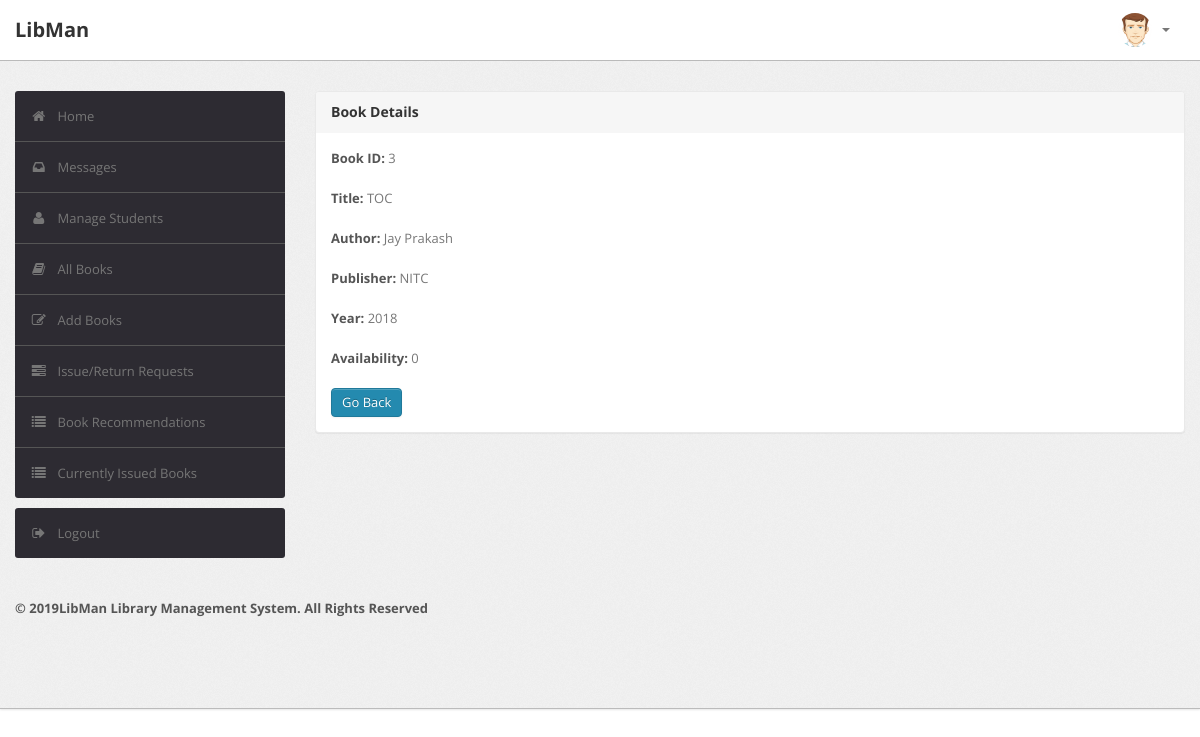
Page /admin/bookdetails.php?id=3 (signed in) on the committed database.
### tables this page shows
CREATE TABLE `book` (
  `BookId` int(10) NOT NULL,
  `Title` varchar(50) DEFAULT NULL,
  `Publisher` varchar(50) DEFAULT NULL,
  `Year` varchar(50) DEFAULT NULL,
  `Availability` int(5) DEFAULT NULL
);

CREATE TABLE `author` (
  `BookId` int(10) NOT NULL,
  `Author` varchar(50) NOT NULL,
  PRIMARY KEY (`BookId`,`Author`),
  CONSTRAINT `author_ibfk_1` FOREIGN KEY (`BookId`) REFERENCES `book` (`BookId`)
);

### admin/bookdetails.php (the view, shortened to what this page needs)
<?php
require('dbconn.php');
?>
<?php
if ($_SESSION['RollNo']) {
    ?>
<!DOCTYPE html>
<html lang="en">
    <head>
        <link type="text/css" href="bootstrap/css/bootstrap.min.css" rel="stylesheet">
        <link type="text/css" href="bootstrap/css/bootstrap-responsive.min.css" rel="stylesheet">
        <link type="text/css" href="css/theme.css" rel="stylesheet">
        <link type="text/css" href="images/icons/css/font-awesome.css" rel="stylesheet">
    </head>
    <body>
        <div class="navbar navbar-fixed-top">
            <div class="navbar-inner">
                <div class="container">
                        <a class="brand" href="index.php">LibMan </a>
                    <div class="nav-collapse collapse navbar-inverse-collapse">
                        <ul class="nav pull-right">
                            <li class="nav-user dropdown"><a href="#" class="dropdown-toggle" data-toggle="dropdown">
                                <img src="images/user.png" class="nav-avatar" />
                                <b class="caret"></b></a>
                            </li>
                        </ul>
                    </div>
                </div>
            </div>
        </div>
        <div class="wrapper">
            <div class="container">
                <div class="row">
                    <div class="span3">
                        <div class="sidebar">
                            <ul class="widget widget-menu unstyled">
                                <li class="active"><a href="index.php"><i class="menu-icon icon-home"></i>Home
                                </a></li>
                                 <li><a href="message.php"><i class="menu-icon icon-inbox"></i>Messages</a>
                                </li>
                                <li><a href="student.php"><i class="menu-icon icon-user"></i>Manage Students </a>
                                </li>
                                <li><a href="book.php"><i class="menu-icon icon-book"></i>All Books </a></li>
                                <li><a href="addbook.php"><i class="menu-icon icon-edit"></i>Add Books </a></li>
                                <li><a href="requests.php"><i class="menu-icon icon-tasks"></i>Issue/Return Requests </a></li>
                                <li><a href="recommendations.php"><i class="menu-icon icon-list"></i>Book Recommendations </a></li>
                                <li><a href="current.php"><i class="menu-icon icon-list"></i>Currently Issued Books </a></li>
                            </ul>
                            <ul class="widget widget-menu unstyled">
                                <li><a href="logout.php"><i class="menu-icon icon-signout"></i>Logout </a></li>
                            </ul>
                        </div>
                    </div>
                    <div class="span9">
                        <div class="content">
                        <div class="module">
                            <div class="module-head">
                                <h3>Book Details</h3>
                            </div>
                            <div class="module-body">
                        <?php
                            $x=$_GET['id'];
                            $sql="select * from LMS.book where BookId='$x'";
                            $result=$conn->query($sql);
                            $row=$result->fetch_assoc();
                                $bookid=$row['BookId'];
                                $name=$row['Title'];
                                $publisher=$row['Publisher'];
                                $year=$row['Year'];
                                $avail=$row['Availability'];
                                echo "<b>Book ID:</b> ".$bookid."<br><br>";
                                echo "<b>Title:</b> ".$name."<br><br>";
                                $sql1="select * from LMS.author where BookId='$bookid'";
                                $result=$conn->query($sql1);
                                echo "<b>Author:</b> ";
                                while($row1=$result->fetch_assoc())
                                {
                                    echo $row1['Author']."&nbsp;";
                                }
                                echo "<br><br>";
                                echo "<b>Publisher:</b> ".$publisher."<br><br>";
                                echo "<b>Year:</b> ".$year."<br><br>";
                                echo "<b>Availability:</b> ".$avail."<br><br>";
                            ?>
                        <a href="book.php" class="btn btn-primary">Go Back</a>
                               </div>
                           </div>
                            </div>
                </div>
            </div>
        </div>
<div class="footer">
            <div class="container">
                <b class="copyright">&copy; 2019LibMan Library Management System. All Rights Reserved
            </div>
        </div>
    </body>
</html>
<?php }
else {
    echo "<script type='text/javascript'>alert('Access Denied!!!')</script>";
} ?>

### admin/css/theme.css (style rules this page uses)
body { font-size: 13px; font-family: 'Open Sans', Arial, sans-serif; background: #fff; color: #777 }
h1, h2, h3, h4, h5, h6 { color: #333; margin-top: 0 }
h3 { font-size: 20px }
strong, b { color: #555 }
.wrapper { background: url(../images/bg.png) #eee; border-bottom: 1px solid #bbb; -webkit-box-shadow: 0 1px 2px rgba(0,0,0,0.1); -moz-box-shadow: 0 1px 2px rgba(0,0,0,0.1); box-shadow: 0 1px 2px rgba(0,0,0,0.1); padding: 30px 0 }
.footer { color: #999; padding: 30px 0 60px }
body [class^="icon-"], body [class*=" icon-"] { font-size: 14px; line-height: 20px; height: 20px }
.module { background: #fff; -webkit-border-radius: 3px; -moz-border-radius: 3px; border-radius: 3px; border: 1px solid #ccc; border-bottom-color: #bbb; -webkit-box-shadow: 0 0 1px rgba(0,0,0,0.2); -moz-box-shadow: 0 0 1px rgba(0,0,0,0.2); box-shadow: 0 0 1px rgba(0,0,0,0.2); margin-bottom: 30px }
.navbar { position: static!important; margin: 0!important }
.navbar .navbar-inner { background: #fff; border-bottom: 1px solid #bbb; -webkit-box-shadow: 0 1px 2px rgba(0,0,0,0.15); -moz-box-shadow: 0 1px 2px rgba(0,0,0,0.15); box-shadow: 0 1px 2px rgba(0,0,0,0.15) }
.navbar .brand { color: #333; font-weight: bold; font-size: 20px; margin-right: 20px; padding: 20px }
.navbar .nav>li>a { padding: 20px 15px; font-weight: bold; color: #777 }
.nav-user>a { height: 20px }
.nav-avatar { width: 34px; height: 34px; margin: -7px 5px 0 0; -webkit-border-radius: 50%; -moz-border-radius: 50%; border-radius: 50% }
.btn, .btn-box { -webkit-border-radius: 3px; -moz-border-radius: 3px; border-radius: 3px }
.btn { font-size: 13px; font-weight: 600 }
.btn { display: inline-block; margin-bottom: 0; font-weight: 400; text-align: center; vertical-align: middle; cursor: pointer; background-image: none; border: 1px solid transparent; white-space: nowrap; padding: 4px 10px; font-size: 13px; line-height: 1.42857; border-radius: 4px; -webkit-user-select: none; -moz-user-select: none; -ms-user-select: none; user-select: none }
.btn-primary { color: #fff; background-color: #248aaf; border-color: #20799a }
.widget-menu { background: #fff; -webkit-border-radius: 3px; -moz-border-radius: 3px; border-radius: 3px; overflow: hidden }
.widget-menu a { color: #555; display: block; line-height: 20px; padding: 15px; text-decoration: none!important }
.widget-menu .menu-icon { margin-right: 10px; color: #767676; -webkit-transition: all .2s ease-in-out; -moz-transition: all .2s ease-in-out; transition: all .2s ease-in-out; }
.widget-menu>li+li { border-top: 1px solid #555 }
.widget-menu>li>a { background-color: #2d2b32; color: #767676; -webkit-transition: all .2s ease-in-out; -moz-transition: all .2s ease-in-out; transition: all .2s ease-in-out; }
.module { box-shadow: 0 0 3px rgba(0,0,0,.1); border-color: #e9e9e9; margin-bottom: 20px; background-color: #fff; border-radius: 4px; -webkit-box-shadow: 0 1px 1px rgba(0,0,0,.05); box-shadow: 0 1px 1px rgba(0,0,0,.05); }
.module-head { color: #767676; background-color: #f6f6f6; border-color: #e9e9e9; padding: 10px 15px; border-bottom: 1px solid transparent; border-top-right-radius: 3px; border-top-left-radius: 3px; }
.module-head h3 { font-size: 14px; line-height: 20px; height: 20px; margin: 0 }
.module-body { padding: 15px }

### rows in the picture
book: BookId "3", Title "TOC", Publisher "NITC", Year "2018", Availability "0"
author: Author "Jay Prakash"
